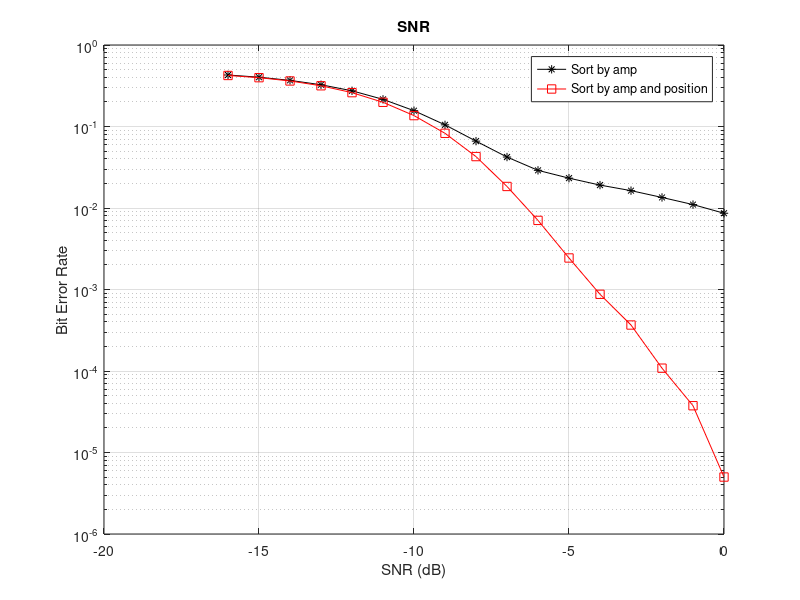

Recreate this plot in MATLAB.
clc
clear all
close all


%% ================================= CRC Type
lora_crc_ber = load("lora_crc_ber.mat").BER;
lora_crc_type2_ber = load("lora_crc_type2_ber.mat").BER;
snr = load("snr_crc.mat").snr;



figure(1)
semilogy(snr, lora_crc_ber,'-*','color','k');
hold on
semilogy(snr,lora_crc_type2_ber,'-s','color','r');
legend('Sort by amp', 'Sort by amp and position')
grid
xlabel('SNR (dB)')
ylabel('Bit Error Rate')
hold off
title('SNR');
